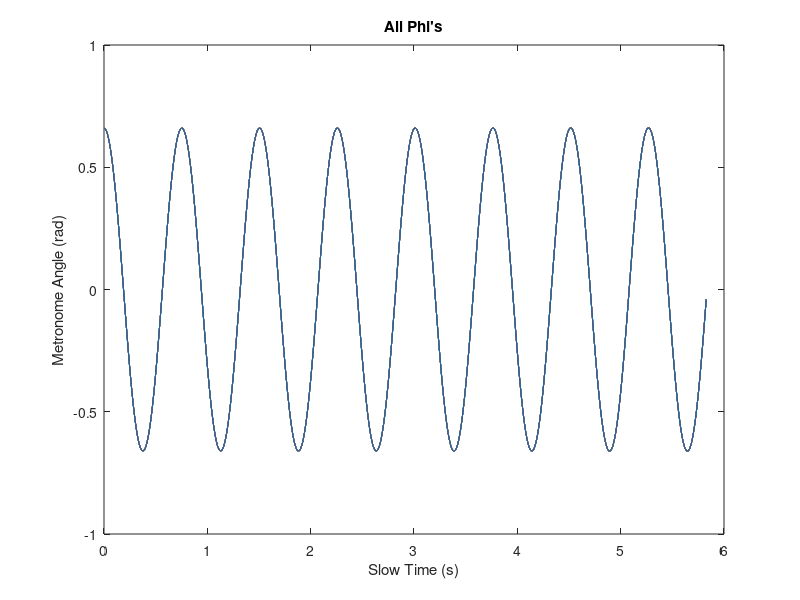
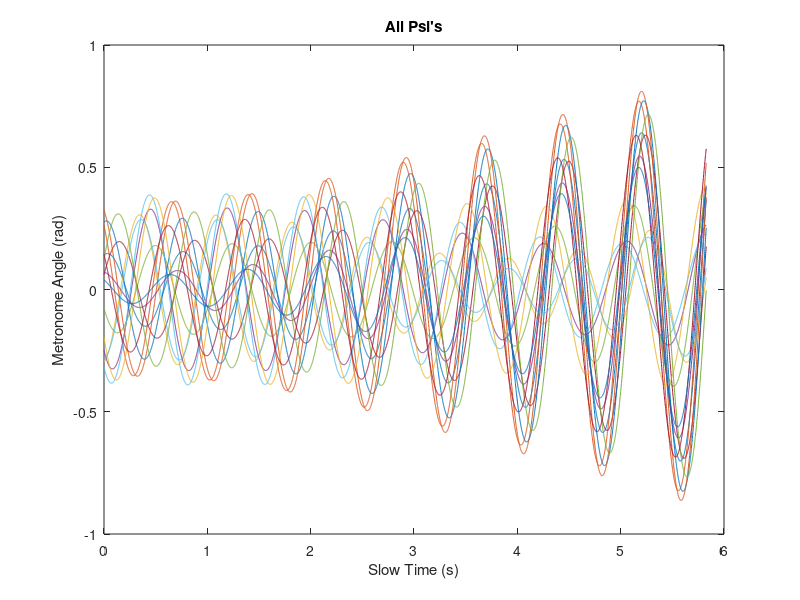
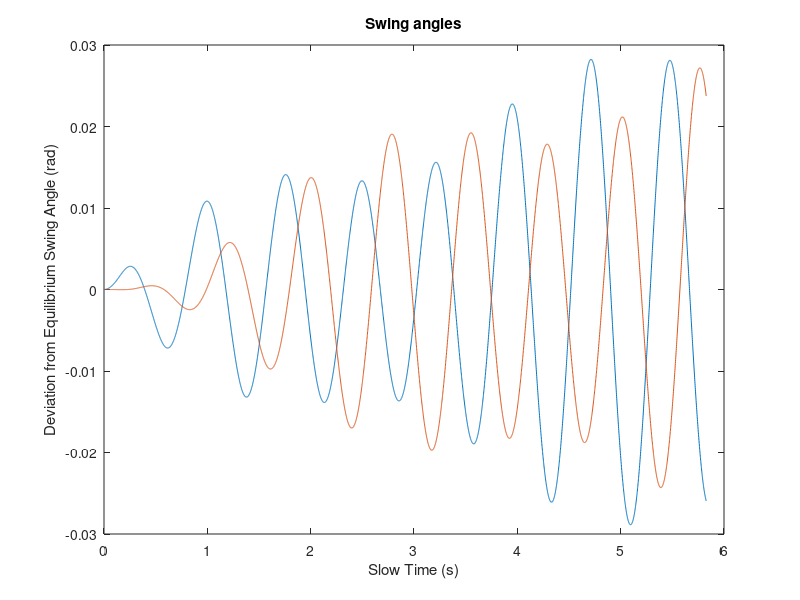

MATLAB code for these plots, in order:
%all physical params

N = 15;
freqBpm = 160;
m = 0.028;
M = 2.31;
l = 0.15;
L = 0.22;
k = 68;
g = 9.81;

l_bob = 0.073 - 0.00022*freqBpm;
r_cm = abs(0.178*l_bob - 0.0121);
I = 0.0000129 + 0.005*(l_bob^2);

%derived params

x0 = (m*r_cm)/M;
omega = sqrt((m*g*r_cm)/I);
kappa = (k/M)*((l/L)^2);
Omega = sqrt(g/L);

%all the constants:

mu_m = 0.011;         %nonlinearity of metros
mu_s = 0.00016;      %damping of swings
thet0 = 0.33;

%all the params that can be customized

%kappa = 20;        #coupling of swings
%freq = freqBpm/60;       #freq of metros in Hz
%omega = 2*pi*freq;
%x0 /= 100; 


%nondimensional parameters
beta = (x0*(omega^2))/g;
omeg_r2 = (Omega/omega)^2;
chi = kappa/(omega^2);

disp("x0        : "+x0)
disp("omega     : "+omega)
disp("kappa     : "+kappa)
disp("Beta      : "+beta)
disp("Omega^2_r : "+omeg_r2)
disp("Chi       : "+chi)

timestep = 0.01;
maxTime = 50;
oscill = round(maxTime/(2*pi)) + 2;

disp("Num of oscills : "+maxTime/(2*pi));

timeVec = 0:timestep:maxTime;
timeCount = length(timeVec);
disp("Count is: "+timeCount);

V = zeros(2*N+2,2,timeCount);
R = zeros(2*N);
F = zeros(2*N+2,2,4);
V_ = zeros(2*N+2,2);
cos_Phi_Psi = zeros(N,1);

V(1:N,1,1) = 2*thet0;   %for IP IC
%V(N+1:2*N,1:2,1) = 2*thet0*rand(N,2) - thet0;
V(N+1:2*N,1,1) = [0.14157382; 0.2614215; -0.29608024; -0.24948547; -0.07842186; -0.31545333; 0.06066683; 0.27495881; 0.32353985; -0.19375554; 0.07076737; 0.12151782; -0.28229673; 0.14350184; 0.03906534];
V(N+1:2*N,2,1) = [0.04105613; -0.22835415;  0.05830795; -0.20626723; -0.15800162; -0.21524905; 0.18515062; 0.05557701; -0.13233109; -0.31297807; -0.01390028; 0.28235838; 0.0213475; -0.20703707; -0.04162385];

for t = 1:(timeCount-1)
	V_ = V(:,:,t);
	for rk = 1:4
		
		%function evaluation for given V_ and RK4 step
		R = sin(V_(1:2*N,1)) + mu_m.*(((V_(1:2*N,1)./thet0).^2) - 1).*V_(1:2*N,2);
		cos_Phi_Psi = cos(V_(1:N,1));
		sum1Phi = dot(cos_Phi_Psi, cos_Phi_Psi);
		cos_Phi_Psi = cos(V_(N+1:2*N,1));
		sum1Psi = dot(cos_Phi_Psi, cos_Phi_Psi);

		sum2Phi = sum(R(1:N).*cos(V_(1:N,1)) + sin(V_(1:N,1)).*(V_(1:N,2).^2));
		sum2Psi = sum(R(N+1:2*N).*cos(V_(N+1:2*N,1)) + sin(V_(N+1:2*N,1)).*(V_(N+1:2*N,2).^2));

		F(2*N+1,2,rk) = (-(chi + omeg_r2)*V_(2*N+1,1) - mu_s*V_(2*N+1,2) + chi*V_(2*N+2,1) + sum2Phi)/(1 - beta*sum1Phi);
		F(2*N+2,2,rk) = (-(chi + omeg_r2)*V_(2*N+2,1) - mu_s*V_(2*N+2,2) + chi*V_(2*N+1,1) + sum2Psi)/(1 - beta*sum1Psi);
	
		F(1:(2*N+2),1,rk) = V_(1:2*N+2,2);
		F(1:N,2,rk) = -(R(1:N) + beta.*cos(V_(1:N,1).*F(2*N+1,2,rk)));
		F(N+1:2*N,2,rk) = -(R(N+1:2*N) + beta.*cos(V_(N+1:2*N,1)).*F(2*N+2,2,rk));
		
		%executing the RK4 steps
		if rk<3
			V_ = V(:,:,t) + (timestep/2)*F(:,:,rk);
		elseif rk==3
			V_ = V(:,:,t) + timestep*F(:,:,rk);
		else
			V(:,:,t+1) = V(:,:,t) + (timestep/6)*(F(:,:,1) + 2*(F(:,:,2)+F(:,:,3)) + F(:,:,4));
		end
	end
end

%re-scaling the swing oscillations
V(2*N+1:2*N+2,:,:) = V(2*N+1:2*N+2,:,:)*(x0/L);

figure(1)
for x = 1:N
	plot(timeVec/omega,reshape(V(x,1,:),[1,timeCount]))
        hold on
end
hold off
title("All Phi's")
xlabel("Slow Time (s)")
ylabel("Metronome Angle (rad)")

figure(2)
for x = 1:N
	plot(timeVec/omega,reshape(V(N+x,1,:),[1,timeCount]))
        hold on
end
hold off
title("All Psi's")
xlabel("Slow Time (s)")
ylabel("Metronome Angle (rad)")

figure(3)
plot(timeVec/omega,reshape(V(2*N+1,1,:),[1,timeCount]))
hold on
plot(timeVec/omega,reshape(V(2*N+2,1,:),[1,timeCount]))
hold off
title("Swing angles")
xlabel("Slow Time (s)")
ylabel("Deviation from Equilibrium Swing Angle (rad)")